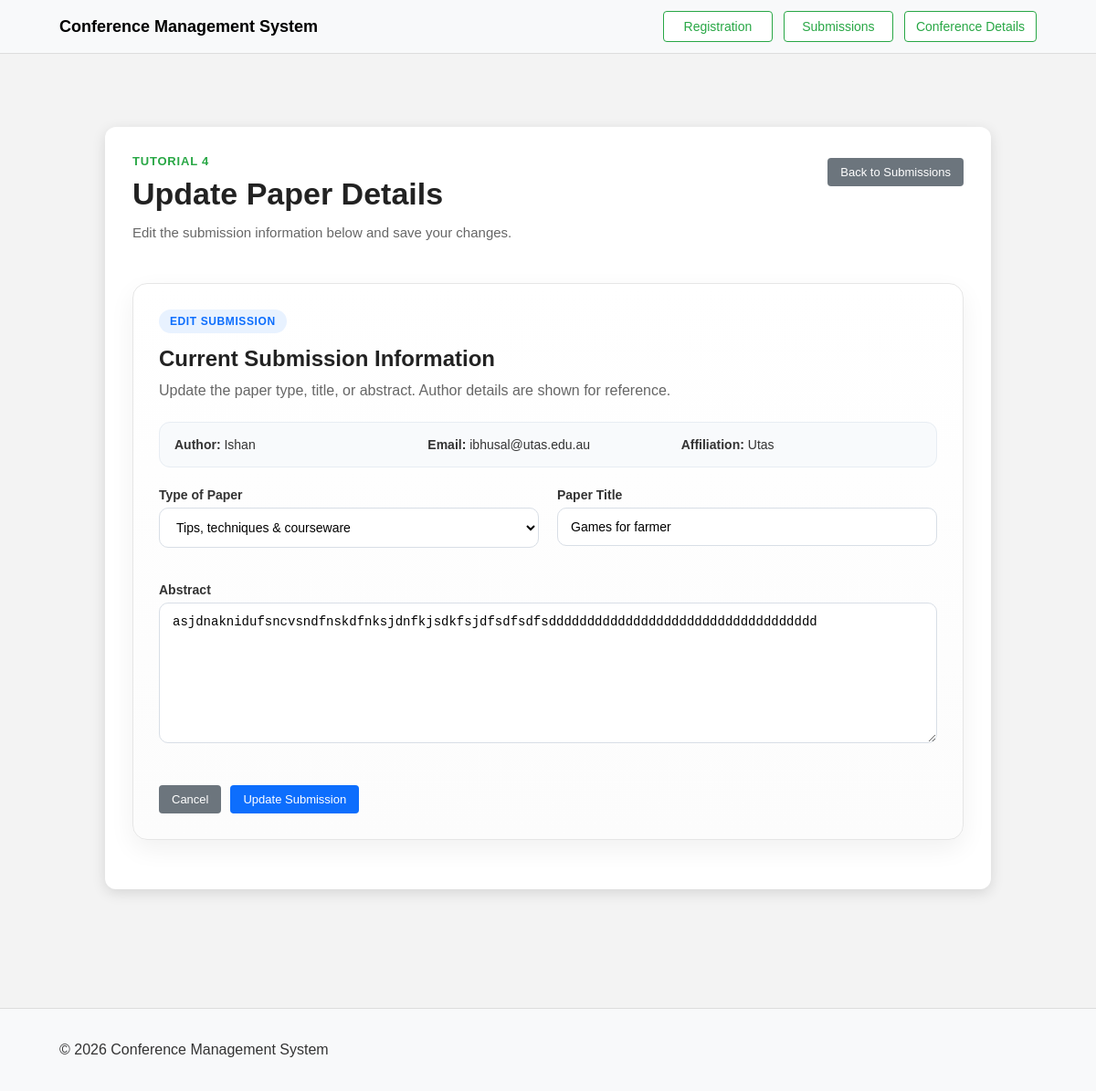
The page /update_submission.php?id=5 on the database its author committed.
### tables this page shows
CREATE TABLE Submissions (
    id INTEGER PRIMARY KEY AUTOINCREMENT,
    User_id INTEGER,
    title TEXT NOT NULL,
    paper_type TEXT,
    accepted BOOLEAN,
    abstract TEXT,
    FOREIGN KEY (User_id) REFERENCES Users(id)
);

CREATE TABLE Users (
    id INTEGER PRIMARY KEY AUTOINCREMENT,
    Name TEXT NOT NULL,
    Email TEXT UNIQUE,
    affiliation TEXT,
    Role TEXT
);

### update_submission.php (the view, shortened to what this page needs)
<?php
include('db_conn.php');
$id = (int)$_GET['id'];
$sql = "
    SELECT
        s.id,
        s.title,
        s.paper_type,
        s.abstract,
        u.Name AS author_name,
        u.Email AS author_email,
        u.affiliation
    FROM Submissions s
    JOIN Users u ON s.User_id = u.id
    WHERE s.id = :id
";
$stmt = $pdo->prepare($sql);
$stmt->execute([':id' => $id]);
$submission = $stmt->fetch(PDO::FETCH_ASSOC);
?>
<!DOCTYPE html>
<html lang="en">
<head>
    <link rel="stylesheet" href="styles.css">
</head>
<body>
<nav class="navbar">
        <div class="container">
            <a class="brand" href="index.php">Conference Management System</a>
            <div class="nav-buttons">
                <a class="btn btn-outline nav-link" href="registration.php">Registration</a>
                <a class="btn btn-outline nav-link" href="submissions.php">Submissions</a>
                <a class="btn btn-outline nav-link" href="conference_details.php">Conference Details</a>
            </div>
        </div>
    </nav>
<main class="content-area">
    <div class="wrapper">
        <div class="details-box create-page-box">
            <div class="create-header">
                <div>
                    <p class="page-kicker">Tutorial 4</p>
                    <h1 class="create-title">Update Paper Details</h1>
                    <p class="create-subtitle">
                        Edit the submission information below and save your changes.
                    </p>
                </div>
                <a href="submissions.php" class="secondary-btn">Back to Submissions</a>
            </div>
            <div class="pretty-card">
                <div class="section-badge">Edit Submission</div>
                <h2 class="section-title">Current Submission Information</h2>
                <p class="section-text">
                    Update the paper type, title, or abstract. Author details are shown for reference.
                </p>
                <div class="summary-bar">
                    <div><strong>Author:</strong> <?php echo htmlspecialchars($submission['author_name']); ?></div>
                    <div><strong>Email:</strong> <?php echo htmlspecialchars($submission['author_email']); ?></div>
                    <div><strong>Affiliation:</strong> <?php echo htmlspecialchars($submission['affiliation']); ?></div>
                </div>
                <form action="engine.php" method="post">
                    <div class="pretty-grid">
                        <div class="form-group">
                            <label for="paper_type">Type of Paper</label>
                            <select id="paper_type" name="paper_type" required>
                                <option value="Tips, techniques & courseware" <?php echo $submission['paper_type'] === 'Tips, techniques & courseware' ? 'selected' : ''; ?>>Tips, techniques & courseware</option>
                            </select>
                        </div>
                        <div class="form-group">
                            <label for="title">Paper Title</label>
                            <input
                                type="text"
                                id="title"
                                name="title"
                                value="<?php echo htmlspecialchars($submission['title']); ?>"
                                placeholder="Enter paper title"
                                required
                            >
                        </div>
                        <div class="form-group pretty-full">
                            <label for="abstract">Abstract</label>
                            <textarea
                                id="abstract"
                                name="abstract"
                                rows="8"
                                placeholder="Update the paper abstract here..."
                                required
                            ><?php echo htmlspecialchars($submission['abstract']); ?></textarea>
                        </div>
                    </div>
                    <div class="form-actions">
                        <a href="submissions.php" class="secondary-btn">Cancel</a>
                        <button type="submit" name="finalise_update_submission" class="primary-btn">Update Submission</button>
                    </div>
                </form>
            </div>
        </div>
    </div>
</main>
<footer>
    <div class="container footer-row">
        <p>&copy; 2026 Conference Management System</p>
    </div>
</footer>
</body>
</html>

### styles.css (style rules this page uses)
* { box-sizing: border-box; }
body { margin: 0; font-family: Arial, sans-serif; background-color: #f3f3f3; color: #333; }
a { text-decoration: none; color: inherit; }
.navbar { background-color: #f8f9fa; border-bottom: 1px solid #ddd; padding: 12px 0; }
.container { max-width: 1100px; margin: auto; padding: 0 15px; display: flex; justify-content: space-between; align-items: center; }
.brand { text-decoration: none; font-weight: bold; font-size: 18px; color: #000; }
.nav-buttons { display: flex; gap: 12px; flex-wrap: wrap; }
.btn-outline { display: inline-block; min-width: 120px; text-align: center; padding: 8px 12px; border: 1px solid #28a745; color: #28a745; text-decoration: none; border-radius: 4px; font-size: 14px; background: #fff; }
.content-area, .content-area-register { padding-top: 50px; padding-bottom: 50px; }
.wrapper { max-width: 1000px; margin: 30px auto; padding: 0 15px; }
.details-box, .form-box-register, .page-box { background: white; padding: 30px; border-radius: 12px; max-width: 1000px; margin: auto; box-shadow: 0px 4px 15px rgba(0, 0, 0, 0.12); }
h1, h2, h3 { color: #333; margin-top: 0; }
.primary-btn, .secondary-btn, .success-btn, .warning-btn, .danger-btn, .detailsBtn { display: inline-block; padding: 8px 14px; font-size: 13px; border-radius: 4px; cursor: pointer; border: none; text-decoration: none; margin-top: 4px; }
.primary-btn { background-color: #0d6efd; color: white; }
.secondary-btn { background-color: #6c757d; color: white; }
.form-group { margin-bottom: 18px; }
.form-group label { display: block; font-size: 14px; font-weight: bold; margin-bottom: 6px; }
.form-group input, .form-group select, .form-group textarea { width: 100%; padding: 10px 12px; font-size: 14px; border: 1px solid #ccc; border-radius: 4px; }
.form-group textarea { resize: vertical; min-height: 120px; }
.form-actions { display: flex; gap: 10px; flex-wrap: wrap; margin-top: 20px; }
footer { padding: 20px; background-color: #f8f9fa; margin-top: 50px; border-top: 1px solid #ddd; }
.footer-row { width: 100%; text-align: center; }
.create-page-box { max-width: 980px; }
.create-header { display: flex; justify-content: space-between; align-items: flex-start; gap: 20px; margin-bottom: 28px; flex-wrap: wrap; }
.page-kicker { margin: 0 0 8px 0; font-size: 13px; font-weight: bold; color: #28a745; text-transform: uppercase; letter-spacing: 0.8px; }
.create-title { margin: 0; font-size: 34px; line-height: 1.2; color: #222; }
.create-subtitle { margin-top: 10px; max-width: 700px; color: #666; line-height: 1.6; font-size: 15px; }
.pretty-card { background: linear-gradient(180deg, #ffffff 0%, #fcfcfc 100%); border: 1px solid #e6e6e6; border-radius: 16px; padding: 28px; margin-bottom: 24px; box-shadow: 0 10px 28px rgba(0, 0, 0, 0.06); }
.section-badge { display: inline-block; margin-bottom: 14px; padding: 6px 12px; border-radius: 999px; background: #e8f2ff; color: #0d6efd; font-size: 12px; font-weight: bold; text-transform: uppercase; letter-spacing: 0.6px; }
.section-title { margin: 0 0 8px 0; font-size: 24px; color: #222; }
.section-text { margin: 0 0 22px 0; color: #666; line-height: 1.6; }
.pretty-grid { display: grid; grid-template-columns: 1fr 1fr; gap: 20px; }
.pretty-full { grid-column: 1 / -1; }
.summary-bar { display: grid; grid-template-columns: repeat(3, 1fr); gap: 14px; margin-bottom: 22px; padding: 16px; background: #f8fafc; border: 1px solid #e7edf3; border-radius: 12px; font-size: 14px; }
.form-group input, .form-group select, .form-group textarea { border: 1px solid #d8dee6; border-radius: 10px; padding: 12px 14px; background: #fff; transition: all 0.2s ease; }

### rows shown on the page
submissions: User.Name "Ishan", User.Email "ibhusal@utas.edu.au", User.affiliation "Utas", paper_type "Tips, techniques & courseware", title "Games for farmer", abstract "asjdnaknidufsncvsndfnskdfnksjdnfkjsdkfsjdfsdfsdfsddddddddddddddddddddddddddddddddddd"
